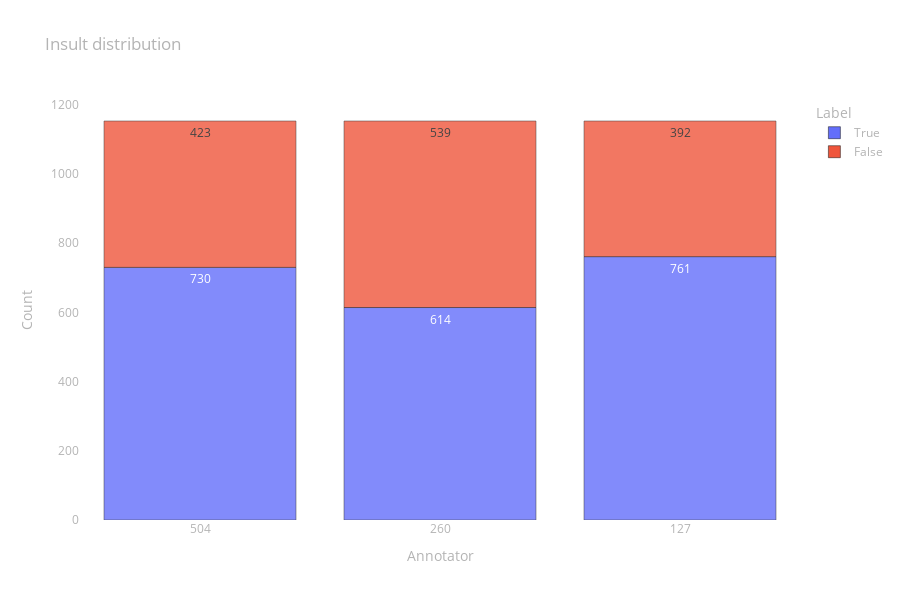

The cell this chart's notebook holds for it:
### Code cell
fig = px.bar(
    data_frame=prepare_data_to_px(insult),
    x="Annotator", y="Count", color="Label", opacity=0.8,
    height=600, text="Count", title="Insult distribution")

fig.update_layout(layout)

fig.show()

### Figure 1 — Plotly figure (JSON) as saved in the notebook; plotly's stock layout.template omitted (floating-point values rounded to 4 significant figures)
{"data": [{"alignmentgroup": "True", "hovertemplate": "Label=True<br>Annotator=%{x}<br>Count=%{text}<extra></extra>", "legendgroup": "True", "marker": {"color": "#636efa", "opacity": 0.8, "pattern": {"shape": ""}}, "name": "True", "offsetgroup": "True", "orientation": "v", "showlegend": true, "text": [730, 614, 761], "textposition": "auto", "type": "bar", "x": [504, 260, 127], "xaxis": "x", "y": [730, 614, 761], "yaxis": "y"}, {"alignmentgroup": "True", "hovertemplate": "Label=False<br>Annotator=%{x}<br>Count=%{text}<extra></extra>", "legendgroup": "False", "marker": {"color": "#EF553B", "opacity": 0.8, "pattern": {"shape": ""}}, "name": "False", "offsetgroup": "False", "orientation": "v", "showlegend": true, "text": [423, 539, 392], "textposition": "auto", "type": "bar", "x": [504, 260, 127], "xaxis": "x", "y": [423, 539, 392], "yaxis": "y"}], "layout": {"barmode": "relative", "font": {"color": "rgb(180,180,180)"}, "height": 600, "legend": {"title": {"text": "Label"}, "tracegroupgap": 0}, "paper_bgcolor": "rgba(0,0,0,0)", "plot_bgcolor": "rgba(0,0,0,0)", "title": {"text": "Insult distribution"}, "xaxis": {"anchor": "y", "domain": [0, 1], "showgrid": false, "title": {"text": "Annotator"}, "type": "category", "zeroline": false}, "yaxis": {"anchor": "x", "domain": [0, 1], "showgrid": false, "title": {"text": "Count"}, "zeroline": false}}}
